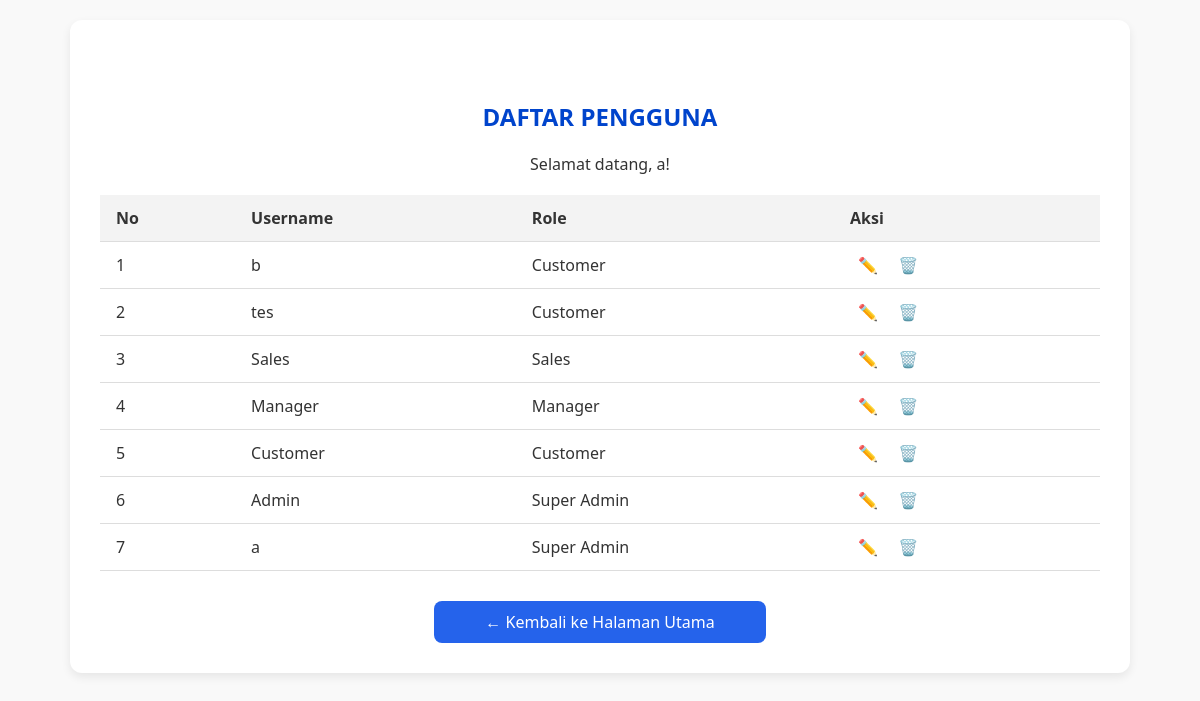
The app's page /SuperAdmin/DataAdmin.php (signed in) with its own data.
### tables this page shows
CREATE TABLE `users` (
  `id` int(11) NOT NULL,
  `email` varchar(255) NOT NULL,
  `username` varchar(255) NOT NULL,
  `password` varchar(255) NOT NULL,
  `role` varchar(255) NOT NULL,
  `foto` varchar(255) NOT NULL
);

### SuperAdmin/DataAdmin.php (the view, shortened to what this page needs)
<?php
include('../DB.php');
$limit = 10;
$page = isset($_GET['page']) ? max(1, intval($_GET['page'])) : 1;
$offset = ($page - 1) * $limit;
$query = "SELECT * FROM users ORDER BY id DESC LIMIT $limit OFFSET $offset";
$result = mysqli_query($conn, $query);
?>
<!DOCTYPE html>
<html lang="en">
<head>
    <link rel="stylesheet" href="../Style/style.css">
</head>
<body>
<div class="container">
    <div class="header">
        <h2>DAFTAR PENGGUNA</h2>
        <p>Selamat datang, <?= htmlspecialchars($_SESSION['username']); ?>!</p>
    </div>
    <table class="styled-table">
        <thead>
            <tr>
                <th style="text-align:left">No</th>
                <th style="text-align:left">Username</th>
                <th style="text-align:left">Role</th>
                <th style="text-align:left">Aksi</th>
            </tr>
        </thead>
        <tbody>
            <?php $no = $offset + 1; while ($user = mysqli_fetch_assoc($result)): ?>
                <tr>
                    <td><?= $no++; ?></td>
                    <td><?= htmlspecialchars($user['username']); ?></td>
                    <td><?= htmlspecialchars($user['role']); ?></td>
                    <td>
                        <a href="EditRole.php?id=<?= urlencode($user['id']); ?>" class="btn edit">✏️</a>
                        <?php if ($_SESSION['role'] === 'Super Admin'): ?>
                            <a href="#" class="btn delete delete-user" data-id="<?= $user['id']; ?>">🗑️</a>
                        <?php endif; ?>
                    </td>
                </tr>
            <?php endwhile; ?>
        </tbody>
    </table>
    <a href="../Index.php" class="back-btn">← Kembali ke Halaman Utama</a>
</div>
</body>
</html>

### Style/style.css (style rules this page uses)
body { font-family: Arial, sans-serif; background-color: #f4f7fa; color: #333; margin: 0; padding: 0; }
h2 { color: #0044cc; text-align: center; margin-top: 50px; }
p { text-align: center; margin-top: 20px; }
a { color: #0044cc; text-decoration: none; }

### SuperAdmin/DataAdmin.php (style rules this page uses)
body { font-family: 'Segoe UI', sans-serif; background-color: #f9f9f9; margin: 0; padding: 20px; }
.container { width: 90%; max-width: 1000px; margin: auto; background: #fff; padding: 30px; border-radius: 12px; box-shadow: 0 4px 10px rgba(0, 0, 0, 0.08); }
.header h2 { text-align: center; }
.styled-table { width: 100%; border-collapse: collapse; margin-top: 20px; }
.styled-table thead { background-color: #f3f3f3; }
.styled-table th, .styled-table td { padding: 12px 16px; border-bottom: 1px solid #ddd; }
.btn { text-decoration: none; padding: 4px 8px; border-radius: 5px; }
.btn.edit { color: #ffc107; }
.btn.delete { color: #dc3545; }
.back-btn { display: block; width: 300px; margin: 30px auto 0; text-align: center; background-color: #2563eb; color: white; padding: 10px 16px; border-radius: 8px; text-decoration: none; }

### records on screen
users: username "b", role "Customer"
users: username "tes", role "Customer"
users: username "Sales", role "Sales"
users: username "Manager", role "Manager"
users: username "Customer", role "Customer"
users: username "Admin", role "Super Admin"
users: username "a", role "Super Admin"

### other values on screen
$_SESSION['username'] "a"
